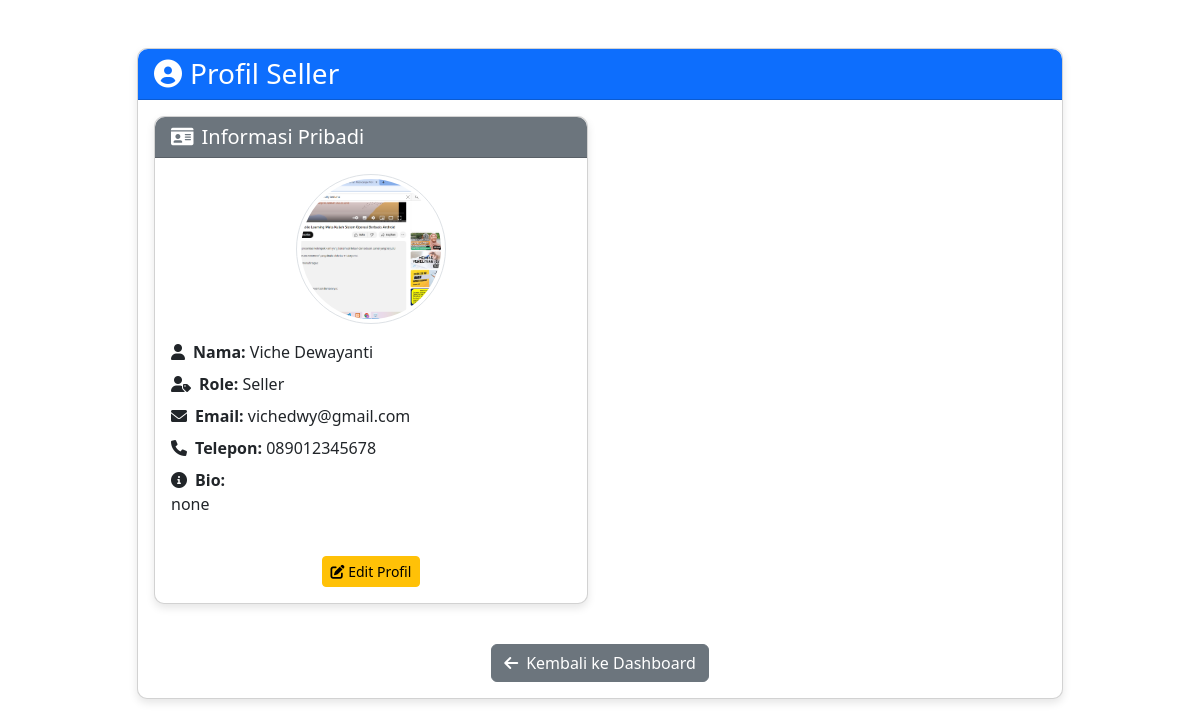
Screenshot of /profil_seller.php (signed in) with the database file from the repository.
### tables this page shows
CREATE TABLE `users` (
  `user_id` bigint(20) UNSIGNED NOT NULL,
  `username` varchar(50) NOT NULL,
  `email` varchar(100) NOT NULL,
  `password_hash` varchar(255) NOT NULL,
  `full_name` varchar(100) NOT NULL,
  `alamat` text NOT NULL,
  `phone_number` varchar(20) DEFAULT NULL,
  `profile_picture` varchar(255) DEFAULT NULL,
  `bio` text DEFAULT NULL,
  `is_seller` tinyint(1) DEFAULT 0,
  `rating` decimal(3,2) DEFAULT 0.00,
  `balance` decimal(12,2) DEFAULT 0.00,
  `created_at` timestamp NOT NULL DEFAULT current_timestamp(),
  `updated_at` timestamp NOT NULL DEFAULT current_timestamp()
);

### profil_seller.php (the view, shortened to what this page needs)
<?php
include('connection_db.php');
$sql = "SELECT * FROM users WHERE is_seller = 1 AND username = ?";
$stmt = $conn->prepare($sql);
$stmt->bind_param("s", $_SESSION['username']);
$stmt->execute();
$result = $stmt->get_result();
$seller = $result->fetch_assoc();
?>
<!DOCTYPE html>
<html lang="en">
<head>
  <link href="https://cdn.jsdelivr.net/npm/bootstrap@5.3.2/dist/css/bootstrap.min.css" rel="stylesheet">
  <link rel="stylesheet" href="https://cdnjs.cloudflare.com/ajax/libs/font-awesome/6.0.0/css/all.min.css">
</head>
<body>
  <div class="container py-5">
    <div class="row justify-content-center">
      <div class="col-md-10">
        <div class="card">
          <div class="card-header bg-primary text-white">
            <h3 class="mb-0"><i class="fas fa-user-circle me-2"></i>Profil Seller</h3>
          </div>
          <div class="card-body">
            <div class="row">
              <div class="col-md-6">
                <div class="card">
                  <div class="card-header">
                    <h5 class="mb-0"><i class="fas fa-id-card me-2"></i>Informasi Pribadi</h5>
                  </div>
                  <div class="card-body">
                    <div class="d-flex flex-column">
                      <div class="mb-3 text-center">
                        <img src="<?php echo !empty($seller['profile_picture']) ? $seller['profile_picture'] : 'assets/img/default-avatar.png'; ?>"
                             alt="Profile Picture" class="rounded-circle img-thumbnail" style="width: 150px; height: 150px; object-fit: cover;">
                      </div>
                      <div class="mb-2">
                        <strong><i class="fas fa-user me-2"></i>Nama:</strong>
                        <?php echo $seller['full_name']; ?>
                      </div>
                      <div class="mb-2">
                        <strong><i class="fas fa-user-tag me-2"></i>Role:</strong>
                        <?php echo isset($seller['role']) ? ucfirst($seller['role']) : 'Seller'; ?>
                      </div>
                      <div class="mb-2">
                        <strong><i class="fas fa-envelope me-2"></i>Email:</strong>
                        <?php echo $seller['email']; ?>
                      </div>
                      <?php if(isset($seller['phone_number']) && !empty($seller['phone_number'])): ?>
                      <div class="mb-2">
                        <strong><i class="fas fa-phone me-2"></i>Telepon:</strong>
                        <?php echo $seller['phone_number']; ?>
                      </div>
                      <?php endif; ?>
                      <?php if(isset($seller['bio']) && !empty($seller['bio'])): ?>
                      <div class="mb-2">
                        <strong><i class="fas fa-info-circle me-2"></i>Bio:</strong>
                        <p><?php echo $seller['bio']; ?></p>
                      </div>
                      <?php endif; ?>
                    </div>
                    <div class="text-center mt-3">
                      <a href="edit_profile_seller.php" class="btn btn-warning btn-sm">
                        <i class="fas fa-edit"></i> Edit Profil
                      </a>
                    </div>
                  </div>
                </div>
              </div>
        <div class="text-center btn-back">
          <a href="index_seller.php" class="btn btn-secondary">
            <i class="fas fa-arrow-left me-2"></i>Kembali ke Dashboard
          </a>
        </div>
      </div>
    </div>
  </div>
</body>
</html>

### profil_seller.php (style rules this page uses)
.card { box-shadow: 0 4px 8px rgba(0,0,0,0.1); transition: 0.3s; border-radius: 10px; margin-bottom: 20px; }
.card-header { background-color: #6c757d; color: white; font-weight: bold; border-radius: 10px 10px 0 0 !important; }
.btn-back { margin-top: 20px; }

### rows the page displays
users: profile_picture (picture), full_name "Viche Dewayanti", email "vichedwy@gmail.com", phone_number "089012345678", bio "none"
